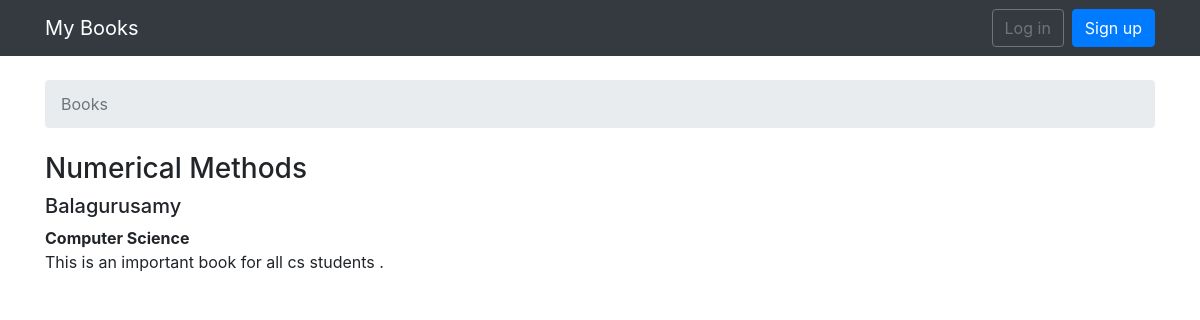
The page /book_details/1/ on the database its author committed.
### books/models.py (models this page shows, shortened)
class BookItem(models.Model):
    title       = models.CharField(max_length=50, default=False)
    author      = models.CharField(max_length=20, default=False)
    category    = models.ForeignKey('Category', on_delete=models.CASCADE,related_name='bookitems')
    description = models.TextField(max_length=200, default=False)

class Category(models.Model):
    name = models.CharField(max_length=50, default=False)
    class Meta:
        verbose_name = 'category'
        verbose_name_plural = 'categories'
    def __str__(self):
        return self.name

### books/views.py (the view)
# urls.py: url(r'^book_details/(?P<pk>\d+)/$', views.book_details, name='book_details'),
def book_details(request, pk):
    book = BookItem.objects.get(pk=pk)
    return render(request, 'books/book_details.html', {'book':book})

### templates/books/book_details.html
{% extends 'base.html' %}
{% block breadcrumb %}
  <li class="breadcrumb-item active">Books</li>
{% endblock %}
{% block content %}
    <h3>{{ book.title }}</h3>
    <h5>{{ book.author }}</h5>
    <strong><h7>{{ book.category }}</h7></strong>
    <p>{{ book.description }}</p>
{% endblock %}

### rows shown on the page
BookItem: title "Numerical Methods", author "Balagurusamy", category "Computer Science", description "This is an important book for all cs students ."
